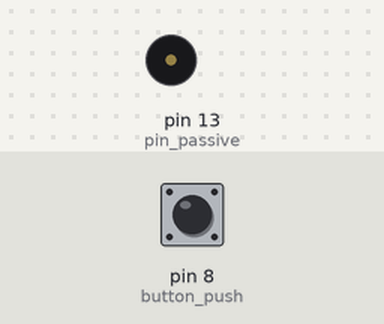
Bench run of a sketch on a simulated Arduino Uno, built with avr-gcc and run on an emulated ATmega328P. Shown: buzzer (waves = sounding). The inputs (shaded band) are chosen by the test bench; at power-on: pin 8 (button_push) HIGH. What the sketch prints to the serial monitor is not drawn.

Above: at 1.2 s.
1.3 s: pin 8 (button_push) pulled LOW for 0.15 s
At 1.38 s:
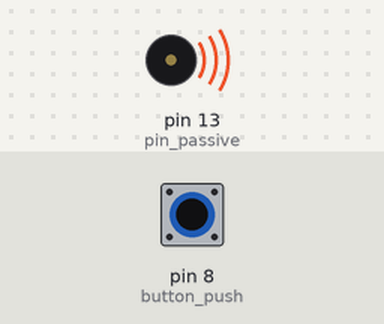
2.9 s: pin 8 (button_push) pulled LOW for 3.2 s
At 6.6 s:
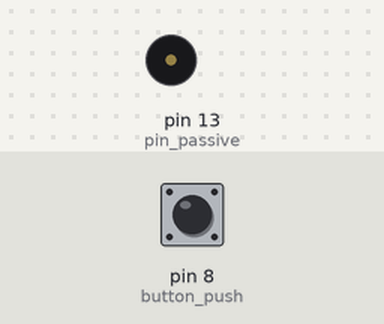
Timing chart, 0 to 8.1 s (numbered marks = the images above; inputs shaded):
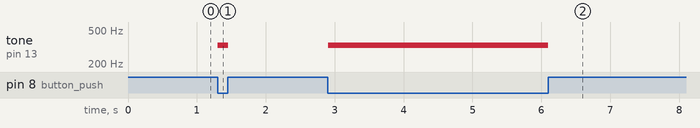

Measured:
- after the input at 1.3 s, tone on pin 13 (pin_passive): silent → 330 Hz at once, → silent 0.15 s later
- after the input at 2.9 s, tone on pin 13 (pin_passive): silent → 330 Hz at once, → silent 3.2 s later

The sketch:

Push_Button__________.ino
```cpp
int pin_passive = 13;
int button_push = 8;

void setup() {
  Serial.begin(9600);
  pinMode(pin_passive, OUTPUT);
  pinMode(button_push, INPUT_PULLUP);
}

void loop() {
  int readValue = digitalRead(button_push);
  Serial.println(readValue);

  if (readValue == LOW)
	tone(pin_passive, 330);
  else
    noTone(pin_passive);
}
```
